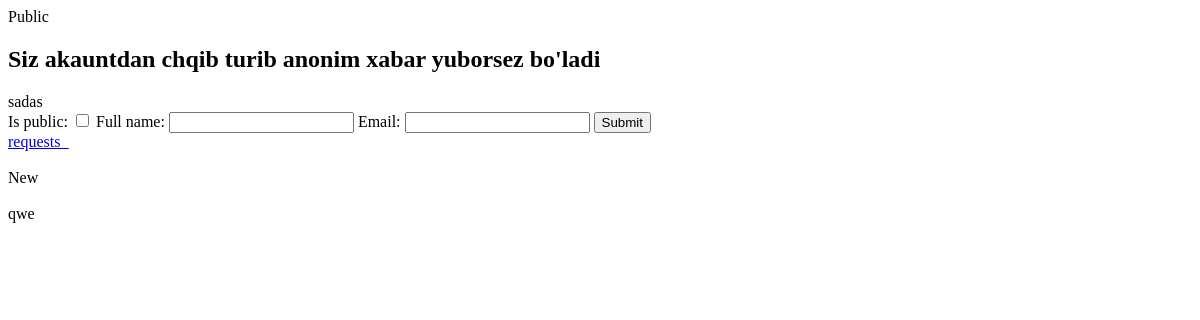
The app's page /form/20221223161409609912/?tab=requests, older data.
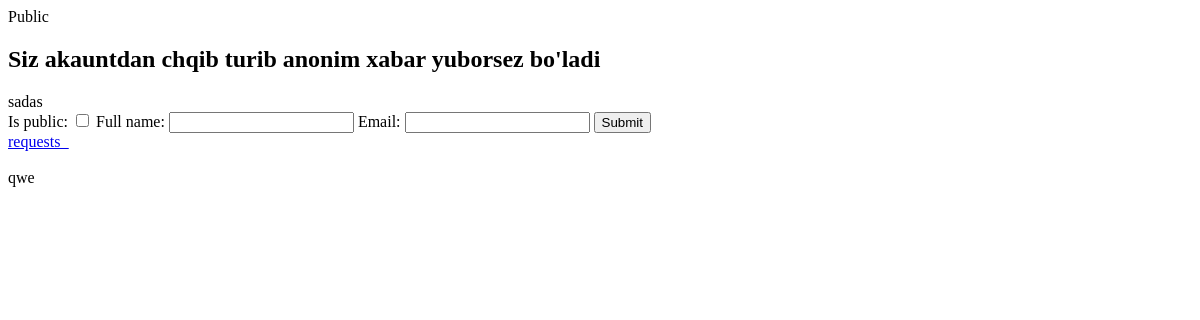
The same page, newer data.
### forms/models.py (models this page shows, shortened)
class FormRequest(models.Model):
    form = models.ForeignKey(Form, on_delete=models.CASCADE, related_name="form_requests")
    user = models.ForeignKey(CustomUser, on_delete=models.CASCADE, null=True, blank=True, related_name='user_request')
    is_public = models.BooleanField(default=False)
    view = models.BooleanField(default=False)
    full_name = models.CharField(max_length=32)
    email = models.EmailField()

### forms/views.py (the view)
# urls.py: path("form/<str:slug>/", SingleView, name='single'),
def SingleView(request, slug):
    single = Form.objects.get(slug=slug)
    tab = request.GET.get('tab')
    requests_ = None
    if tab == "requests":
        if request.user.username == single.author.username:
            requests_ = single.form_requests.all()
        else:
            requests_ = single.form_requests.filter(is_public=True)
    form_ = get_object_or_404(Form, slug=slug)
    user_r = None
    if single.anonim_requests == False:
        if request.user.is_authenticated:
            user_r = get_object_or_404(CustomUser, username=request.user)
        else:
            return HttpResponseRedirect(request.META.get('HTTP_REFERER'))
    else:
        if request.user.is_authenticated:
            user_r = get_object_or_404(CustomUser, username=request.user)
        else:
            user_r = get_object_or_404(CustomUser, username='anonim')
    form_requests_count = form_.form_requests.count()
    new_request = None
    if request.method == 'POST':
        request_form = CreateFormRequestTest(data=request.POST)
        if request_form.is_valid():
            new_request = request_form.save(commit=False)
            new_request.form = form_
            new_request.user = user_r
            new_request.save()
            return HttpResponseRedirect(request.META.get('HTTP_REFERER'))
    else:
        request_form = CreateFormRequestTest()
    context = {
        "single":single,
        "form_requests_count":form_requests_count,
        "request_form":request_form,
        "requests_":requests_
    }
    return render(request, 'pages/single.html', context)

### forms/form.py
class CreateFormRequestTest(forms.ModelForm):
    class Meta:
        model = FormRequest
        fields = ['is_public', 'full_name', 'email']

### templates/pages/single.html (shortened to what this page needs)
<!DOCTYPE html>
<html lang="en">
<head>
</head>
<body>
    {% if single.is_public %}
    <span>Public</span>
    {% else %}
    <span>Private</span>
    {% endif %}
    <br>
    {% if single.anonim_requests %}
    <h2>Siz akauntdan chqib turib anonim xabar yuborsez bo'ladi</h2>
    {% endif %}
    {{ single.message }}
    <form method="post">
        {{ request_form }}
        <button type="submit">Submit</button>
    </form>
    <a href="?tab=requests">requests_</a>
    <br>
    {% for y in requests_ %}
    <br>
    {{ y.full_name }}
    <br>
    {% endfor %}
</body>
</html>

Row changes from the older to the newer data that the page shows:
no longer on this page (row edited): FormRequest: full_name "New"
